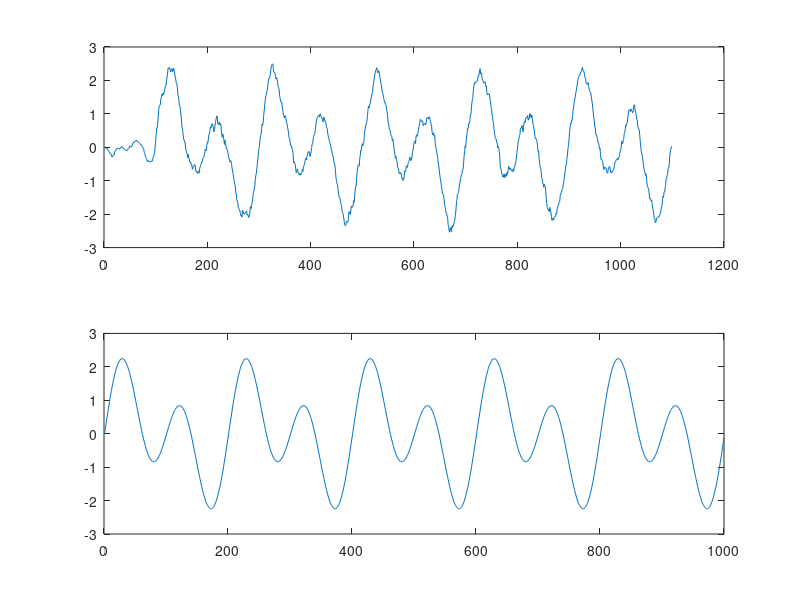

The MATLAB script that drew this image:
L = 1000;
fs = 10^5;
dt = 1/fs;
t = 0:dt:dt*(L-1);
S = sin(1000*pi*t) + 1.5*sin(2000*pi*t);
% single_power = (1/length(S))*sum(S.^2); % use to replace 'measured' in awgn
SNR = 6;
X = awgn(S,SNR,0.6250);
e = X - S;

N = floor(L*0.1);
Rxx = xcorr(X,N-1,'biased');
Rxxt = zeros(N,N);
for i=1:N
    for j=1:N
        Rxxt(i,j) = Rxx(N-i+j);
    end
end

rSS=xcorr(S,S,N-1,'biased');
rSSn = zeros(1,N);
for i=1:N
    rSSn(i)=rSS(i);
end

% h = inv(Rxxt)*rSSn';
h = (Rxxt \ eye(size(Rxxt))) *rSSn';
Y = conv(X,h);

subplot(211)
plot(Y)
subplot(212)
plot(S)

